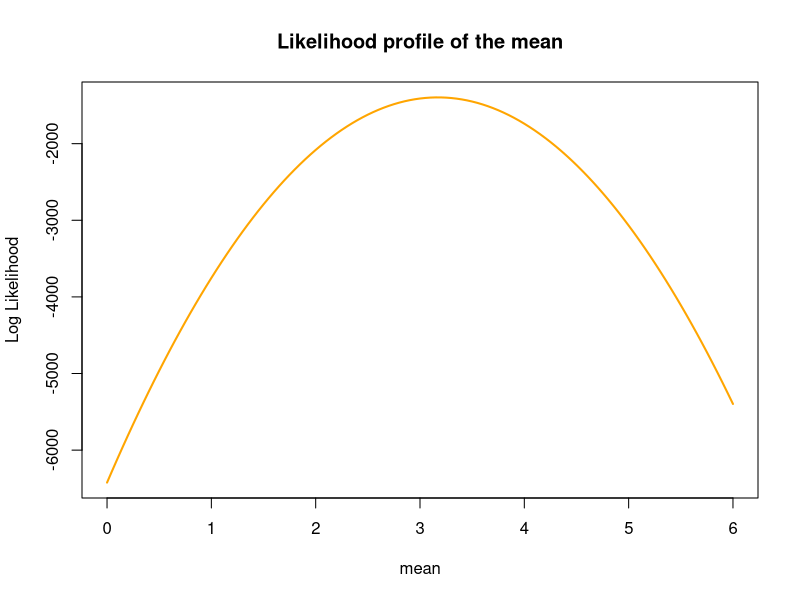
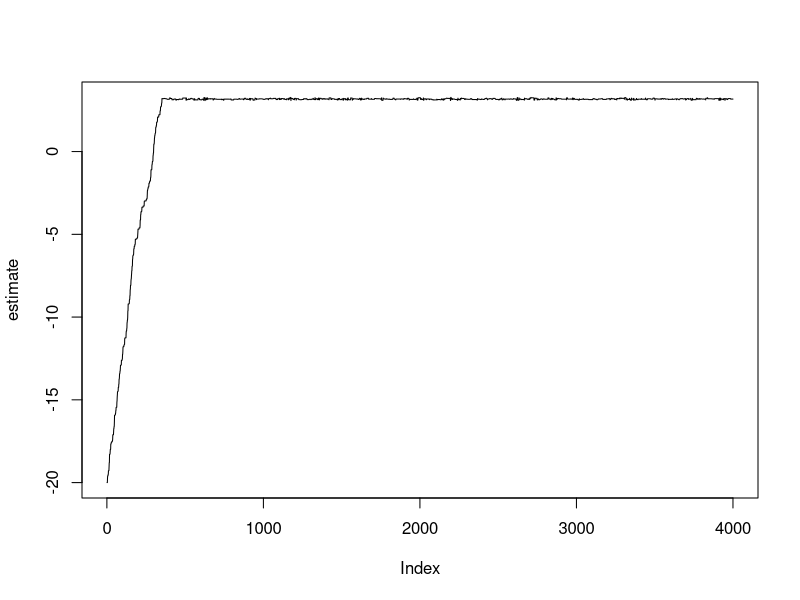
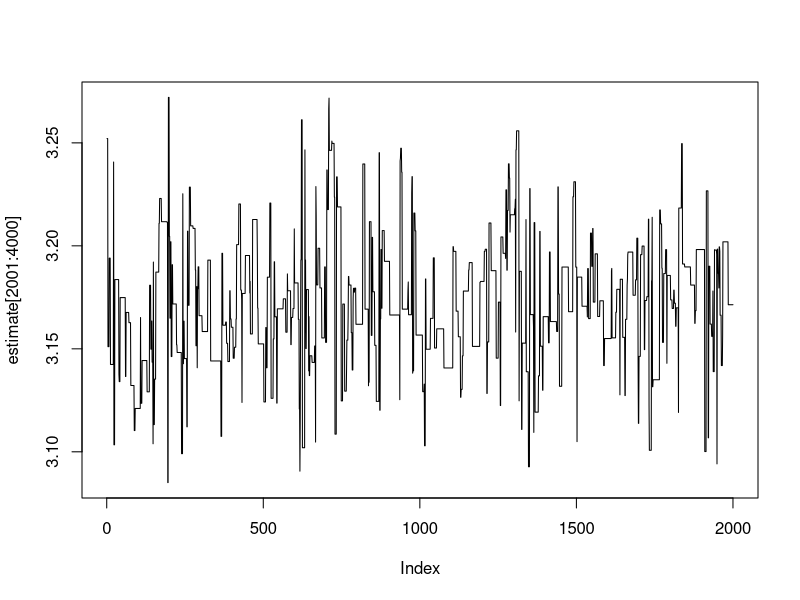
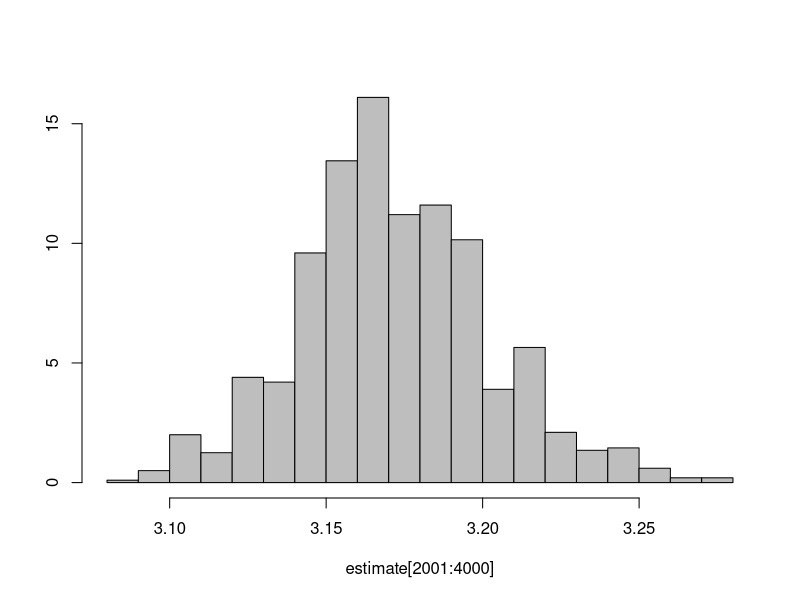

These figures' R source, in order:
## R_Demo_Simulation_Inference_MCMC_Estimate_Mean.R
##########################################################################
## INSTRUCTOR: Christopher Fariss
## COURSE NAME: Programming and Simulation Methods for Computational Social Science (2W)
## University of Essex Summer School 2024
##
## Date: 2024-07-22
##
## Please e-mail me if you find any errors or have and suggestions (either email is fine)
## e-mail: cjf0006@gmail.com
## e-mail: cjfariss@umich.edu
##
##########################################################################
##
## Goal: Improve the estimation of uncertainty associated with one or more model parameters by fully approximating the posterior distribution of every parameter contained within a model.
##
##########################################################################
## Introduction to tutorial:
##
## For this R tutorial we will write a program that implements the Metropolis-Hastings sampling algorithm.
##
## The Metropolis–Hastings algorithm is a Markov chain Monte Carlo (MCMC) method for obtaining a sequence of random samples from a probability distribution.
##
## The parameter for the mean will be selected based on the likelihood function that links the parameter to the data contained in the x variable.
##
## A key feature of this simulation method is the dependence of each estimate of the parameter(s) on the only the most recent estimate of the prior.
## 
## Select a starting value for the parameter. The first estimate of the simulation will be based on this starting value. 
##
## Repeat the simulation several thousand times.
##
##########################################################################

## load library
library(MASS) # load library with truehist function


## set x values
#x <- 1:5
x <- rnorm(1000, mean=pi, sd=1)

## print the mean to the console screen
mean(x)

## Prior distribution
log_prior <- function(mu){
    value <- dunif(x=mu, -100, 100, log=T)
    return(value)
}

## loglikelihood Function
log_likelihood <- function(mu,data){
    value <- sum(log(dnorm(x=data, mean=mu, sd=1)))
    return(value)
}


## plot the likelihood profile for different estimates of the mean parameter mu
values <- seq(0, 6, by=.05)
out <- c()
for(i in 1:length(values)){
    out[i] <- log_likelihood(mu=values[i], data=x)
}

## Graph the likelihood profile
plot (values, out , type="l", xlab = "mean", ylab = "Log Likelihood", main="Likelihood profile of the mean", lwd=2, col="orange")


## number of simulations
samples <- 4000

## proposal width
proposal_width <- .2

## start values for the parameter estimate of the mean 
## (NOTE: I have selected a really poor value to start with because it is really far away from the truth which is 3 or 3.141593...
estimate <- -20

loglik <- log_likelihood(mu=estimate[1], data=x) +  log_prior(mu=estimate[1])
loglik

## monitor the number of times the algorithm accepts the new estimate
accept_new_estiamte <- 1

## monitor the decision criterion
comp <- 0

## MCMC simulation
## iterate to take samples 
for(i in 2:samples){
    
    ## propose new values and calculate LL
    estimate[i] <- rnorm(1, mean=estimate[i-1], sd = proposal_width)
    loglik[i] <- log_likelihood(mu=estimate[i], data=x) +  log_prior(estimate[i])
    
    current_ll <- loglik[i]
    last_ll <- loglik[i-1]
    
    ## calculate decision criterion
    comp[i] <- exp(current_ll - last_ll) - runif(1, 0, 1)
    
    ## decide whether to accept or not
    if (comp[i] >= 0) {
        accept_new_estiamte[i] <- 1
        ## estimate[i] <- estimate[i] ## redundant but this is what is occuring
        ## loglik[i] <- loglik[i] ## redundant but this is what is occuring
    } else {
        accept_new_estiamte[i] <- 0
        estimate[i] <- estimate[i-1]
        loglik[i] <- loglik[i-1]
    }
}

## number of acceptances?
table(accept_new_estiamte)

## summarize the acceptance criteria metric
summary(comp)

## graph the full chain
plot(estimate, type="l")

## graph the chain after disregarding a burin period
plot(estimate[2001:4000], type="l")

##
truehist(estimate[2001:4000], col="grey")


## point estimate of our mean estimate
mean(estimate[2001:4000])

## standard deviation of our mean estimate
sd(estimate[2001:4000])


## compare the MCMC estimation of the mean and sd to the empirical mean and se of the mean
mean_se <- function(x){sd(x)/sqrt(length(x))}

mean(x)
mean_se(x)
